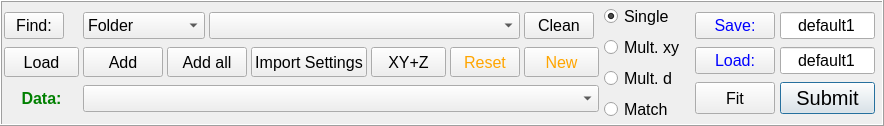
         <widget class="QFrame" name="frame_3">
          <property name="sizePolicy">
           <sizepolicy hsizetype="Preferred" vsizetype="Maximum">
            <horstretch>0</horstretch>
            <verstretch>0</verstretch>
           </sizepolicy>
          </property>
          <property name="minimumSize">
           <size>
            <width>0</width>
            <height>0</height>
           </size>
          </property>
          <property name="maximumSize">
           <size>
            <width>16777215</width>
            <height>200</height>
           </size>
          </property>
          <property name="font">
           <font>
            <family>Arial</family>
            <pointsize>12</pointsize>
           </font>
          </property>
          <property name="frameShape">
           <enum>QFrame::Box</enum>
          </property>
          <property name="frameShadow">
           <enum>QFrame::Raised</enum>
          </property>
          <layout class="QGridLayout" name="gridLayout_50">
           <property name="leftMargin">
            <number>2</number>
           </property>
           <property name="topMargin">
            <number>2</number>
           </property>
           <property name="rightMargin">
            <number>2</number>
           </property>
           <property name="bottomMargin">
            <number>2</number>
           </property>
           <property name="horizontalSpacing">
            <number>5</number>
           </property>
           <property name="verticalSpacing">
            <number>6</number>
           </property>
           <item row="0" column="14" rowspan="2">
            <widget class="QFrame" name="frame_4">
             <property name="sizePolicy">
              <sizepolicy hsizetype="Preferred" vsizetype="MinimumExpanding">
               <horstretch>0</horstretch>
               <verstretch>0</verstretch>
              </sizepolicy>
             </property>
             <property name="minimumSize">
              <size>
               <width>0</width>
               <height>0</height>
              </size>
             </property>
             <property name="maximumSize">
              <size>
               <width>270</width>
               <height>200</height>
              </size>
             </property>
             <property name="font">
              <font>
               <family>Arial</family>
               <pointsize>12</pointsize>
              </font>
             </property>
             <property name="frameShape">
              <enum>QFrame::NoFrame</enum>
             </property>
             <property name="frameShadow">
              <enum>QFrame::Raised</enum>
             </property>
             <layout class="QGridLayout" name="gridLayout_51">
              <property name="leftMargin">
               <number>5</number>
              </property>
              <property name="topMargin">
               <number>5</number>
              </property>
              <property name="rightMargin">
               <number>5</number>
              </property>
              <property name="bottomMargin">
               <number>5</number>
              </property>
              <property name="spacing">
               <number>5</number>
              </property>
              <item row="2" column="2" colspan="2">
               <widget class="QLineEdit" name="dataloadname">
                <property name="sizePolicy">
                 <sizepolicy hsizetype="Minimum" vsizetype="Fixed">
                  <horstretch>0</horstretch>
                  <verstretch>0</verstretch>
                 </sizepolicy>
                </property>
                <property name="maximumSize">
                 <size>
                  <width>95</width>
                  <height>16777215</height>
                 </size>
                </property>
                <property name="font">
                 <font>
                  <family>Arial</family>
                  <pointsize>12</pointsize>
                 </font>
                </property>
                <property name="text">
                 <string>default1</string>
                </property>
                <property name="alignment">
                 <set>Qt::AlignCenter</set>
                </property>
               </widget>
              </item>
              <item row="0" column="1">
               <widget class="QPushButton" name="saveButton">
                <property name="sizePolicy">
                 <sizepolicy hsizetype="Minimum" vsizetype="Fixed">
                  <horstretch>0</horstretch>
                  <verstretch>0</verstretch>
                 </sizepolicy>
                </property>
                <property name="minimumSize">
                 <size>
                  <width>0</width>
                  <height>0</height>
                 </size>
                </property>
                <property name="maximumSize">
                 <size>
                  <width>100</width>
                  <height>32</height>
                 </size>
                </property>
                <property name="font">
                 <font>
                  <family>Arial</family>
                  <pointsize>12</pointsize>
                 </font>
                </property>
                <property name="styleSheet">
                 <string notr="true">color: Blue</string>
                </property>
                <property name="text">
                 <string>Save:</string>
                </property>
                <property name="checkable">
                 <bool>false</bool>
                </property>
                <property name="autoDefault">
                 <bool>false</bool>
                </property>
                <property name="flat">
                 <bool>false</bool>
                </property>
               </widget>
              </item>
              <item row="2" column="1">
               <widget class="QPushButton" name="loadButton">
                <property name="sizePolicy">
                 <sizepolicy hsizetype="Minimum" vsizetype="Fixed">
                  <horstretch>0</horstretch>
                  <verstretch>0</verstretch>
                 </sizepolicy>
                </property>
                <property name="minimumSize">
                 <size>
                  <width>0</width>
                  <height>0</height>
                 </size>
                </property>
                <property name="maximumSize">
                 <size>
                  <width>100</width>
                  <height>32</height>
                 </size>
                </property>
                <property name="font">
                 <font>
                  <family>Arial</family>
                  <pointsize>12</pointsize>
                 </font>
                </property>
                <property name="styleSheet">
                 <string notr="true">color: Blue</string>
                </property>
                <property name="text">
                 <string>Load:</string>
                </property>
                <property name="autoDefault">
                 <bool>false</bool>
                </property>
               </widget>
              </item>
              <item row="3" column="1">
               <widget class="QPushButton" name="fitBtn">
                <property name="sizePolicy">
                 <sizepolicy hsizetype="Minimum" vsizetype="Minimum">
                  <horstretch>0</horstretch>
                  <verstretch>0</verstretch>
                 </sizepolicy>
                </property>
                <property name="minimumSize">
                 <size>
                  <width>0</width>
                  <height>0</height>
                 </size>
                </property>
                <property name="maximumSize">
                 <size>
                  <width>150</width>
                  <height>32</height>
                 </size>
                </property>
                <property name="font">
                 <font>
                  <family>Arial</family>
                  <pointsize>12</pointsize>
                  <weight>50</weight>
                  <italic>false</italic>
                  <bold>false</bold>
                  <stylestrategy>PreferDefault</stylestrategy>
                 </font>
                </property>
                <property name="styleSheet">
                 <string notr="true"/>
                </property>
                <property name="text">
                 <string>Fit</string>
                </property>
                <property name="autoDefault">
                 <bool>false</bool>
                </property>
                <property name="default">
                 <bool>false</bool>
                </property>
                <property name="flat">
                 <bool>false</bool>
                </property>
               </widget>
              </item>
              <item row="3" column="2" colspan="2">
               <widget class="QPushButton" name="submitButton">
                <property name="enabled">
                 <bool>true</bool>
                </property>
                <property name="sizePolicy">
                 <sizepolicy hsizetype="Minimum" vsizetype="Minimum">
                  <horstretch>0</horstretch>
                  <verstretch>0</verstretch>
                 </sizepolicy>
                </property>
                <property name="minimumSize">
                 <size>
                  <width>0</width>
                  <height>0</height>
                 </size>
                </property>
                <property name="maximumSize">
                 <size>
                  <width>120</width>
                  <height>32</height>
                 </size>
                </property>
                <property name="font">
                 <font>
                  <family>Arial</family>
                  <pointsize>15</pointsize>
                  <weight>50</weight>
                  <italic>false</italic>
                  <bold>false</bold>
                  <stylestrategy>PreferDefault</stylestrategy>
                  <kerning>true</kerning>
                 </font>
                </property>
                <property name="styleSheet">
                 <string notr="true"/>
                </property>
                <property name="text">
                 <string>Submit</string>
                </property>
                <property name="checkable">
                 <bool>false</bool>
                </property>
                <property name="checked">
                 <bool>false</bool>
                </property>
                <property name="autoDefault">
                 <bool>false</bool>
                </property>
                <property name="default">
                 <bool>true</bool>
                </property>
                <property name="flat">
                 <bool>false</bool>
                </property>
               </widget>
              </item>
              <item row="0" column="2" colspan="2">
               <widget class="QLineEdit" name="datasavename">
                <property name="sizePolicy">
                 <sizepolicy hsizetype="Minimum" vsizetype="Fixed">
                  <horstretch>0</horstretch>
                  <verstretch>0</verstretch>
                 </sizepolicy>
                </property>
                <property name="maximumSize">
                 <size>
                  <width>95</width>
                  <height>16777215</height>
                 </size>
                </property>
                <property name="font">
                 <font>
                  <family>Arial</family>
                  <pointsize>12</pointsize>
                 </font>
                </property>
                <property name="text">
                 <string>default1</string>
                </property>
                <property name="alignment">
                 <set>Qt::AlignCenter</set>
                </property>
               </widget>
              </item>
             </layout>
            </widget>
           </item>
           <item row="0" column="13" rowspan="2">
            <widget class="QFrame" name="frame_5">
             <property name="sizePolicy">
              <sizepolicy hsizetype="Preferred" vsizetype="Maximum">
               <horstretch>0</horstretch>
               <verstretch>0</verstretch>
              </sizepolicy>
             </property>
             <property name="minimumSize">
              <size>
               <width>0</width>
               <height>0</height>
              </size>
             </property>
             <property name="maximumSize">
              <size>
               <width>130</width>
               <height>200</height>
              </size>
             </property>
             <property name="font">
              <font>
               <family>Arial</family>
               <pointsize>12</pointsize>
              </font>
             </property>
             <property name="frameShape">
              <enum>QFrame::NoFrame</enum>
             </property>
             <property name="frameShadow">
              <enum>QFrame::Raised</enum>
             </property>
             <layout class="QGridLayout" name="gridLayout_52">
              <property name="leftMargin">
               <number>0</number>
              </property>
              <property name="topMargin">
               <number>0</number>
              </property>
              <property name="rightMargin">
               <number>0</number>
              </property>
              <property name="bottomMargin">
               <number>0</number>
              </property>
              <item row="3" column="0">
               <widget class="QRadioButton" name="radioButton_d">
                <property name="text">
                 <string>Mult. d</string>
                </property>
               </widget>
              </item>
              <item row="1" column="0">
               <widget class="QRadioButton" name="radioButton_single">
                <property name="text">
                 <string>Single</string>
                </property>
                <property name="checked">
                 <bool>true</bool>
                </property>
               </widget>
              </item>
              <item row="4" column="0">
               <widget class="QRadioButton" name="matchCheck">
                <property name="text">
                 <string>Match</string>
                </property>
               </widget>
              </item>
              <item row="2" column="0">
               <widget class="QRadioButton" name="radioButton_xy">
                <property name="text">
                 <string>Mult. xy</string>
                </property>
               </widget>
              </item>
             </layout>
            </widget>
           </item>
           <item row="0" column="11" rowspan="2">
            <widget class="QFrame" name="frame_6">
             <property name="sizePolicy">
              <sizepolicy hsizetype="Preferred" vsizetype="MinimumExpanding">
               <horstretch>0</horstretch>
               <verstretch>0</verstretch>
              </sizepolicy>
             </property>
             <property name="minimumSize">
              <size>
               <width>375</width>
               <height>70</height>
              </size>
             </property>
             <property name="maximumSize">
              <size>
               <width>2500</width>
               <height>16777215</height>
              </size>
             </property>
             <property name="font">
              <font>
               <family>Arial</family>
               <pointsize>12</pointsize>
              </font>
             </property>
             <property name="frameShape">
              <enum>QFrame::NoFrame</enum>
             </property>
             <property name="frameShadow">
              <enum>QFrame::Raised</enum>
             </property>
             <layout class="QGridLayout" name="gridLayout_53">
              <property name="leftMargin">
               <number>0</number>
              </property>
              <property name="topMargin">
               <number>0</number>
              </property>
              <property name="rightMargin">
               <number>0</number>
              </property>
              <property name="bottomMargin">
               <number>0</number>
              </property>
              <property name="horizontalSpacing">
               <number>4</number>
              </property>
              <property name="verticalSpacing">
               <number>0</number>
              </property>
              <item row="0" column="0">
               <widget class="QPushButton" name="selectButton">
                <property name="minimumSize">
                 <size>
                  <width>0</width>
                  <height>0</height>
                 </size>
                </property>
                <property name="maximumSize">
                 <size>
                  <width>60</width>
                  <height>30</height>
                 </size>
                </property>
                <property name="font">
                 <font>
                  <family>Arial</family>
                  <pointsize>12</pointsize>
                 </font>
                </property>
                <property name="text">
                 <string>Find:</string>
                </property>
                <property name="autoDefault">
                 <bool>false</bool>
                </property>
               </widget>
              </item>
              <item row="1" column="11">
               <widget class="QPushButton" name="xyzmakerButton">
                <property name="sizePolicy">
                 <sizepolicy hsizetype="Expanding" vsizetype="Fixed">
                  <horstretch>0</horstretch>
                  <verstretch>0</verstretch>
                 </sizepolicy>
                </property>
                <property name="minimumSize">
                 <size>
                  <width>0</width>
                  <height>0</height>
                 </size>
                </property>
                <property name="maximumSize">
                 <size>
                  <width>75</width>
                  <height>32</height>
                 </size>
                </property>
                <property name="font">
                 <font>
                  <family>Arial</family>
                  <pointsize>12</pointsize>
                 </font>
                </property>
                <property name="toolTip">
                 <string>Click to make 3D data from multiple 2D</string>
                </property>
                <property name="text">
                 <string>XY+Z</string>
                </property>
                <property name="autoDefault">
                 <bool>false</bool>
                </property>
               </widget>
              </item>
              <item row="1" column="4" colspan="7">
               <widget class="QPushButton" name="impOptionsBtn">
                <property name="sizePolicy">
                 <sizepolicy hsizetype="Preferred" vsizetype="Fixed">
                  <horstretch>0</horstretch>
                  <verstretch>0</verstretch>
                 </sizepolicy>
                </property>
                <property name="minimumSize">
                 <size>
                  <width>0</width>
                  <height>0</height>
                 </size>
                </property>
                <property name="maximumSize">
                 <size>
                  <width>2500</width>
                  <height>32</height>
                 </size>
                </property>
                <property name="font">
                 <font>
                  <family>Arial</family>
                  <pointsize>12</pointsize>
                 </font>
                </property>
                <property name="toolTip">
                 <string>Click to Edit Import Options</string>
                </property>
                <property name="text">
                 <string>Import Settings</string>
                </property>
                <property name="autoDefault">
                 <bool>false</bool>
                </property>
               </widget>
              </item>
              <item row="1" column="12">
               <widget class="QPushButton" name="resetButton">
                <property name="maximumSize">
                 <size>
                  <width>70</width>
                  <height>32</height>
                 </size>
                </property>
                <property name="font">
                 <font>
                  <family>Arial</family>
                  <pointsize>12</pointsize>
                 </font>
                </property>
                <property name="toolTip">
                 <string>Clean data input</string>
                </property>
                <property name="styleSheet">
                 <string notr="true">color: orange</string>
                </property>
                <property name="text">
                 <string>Reset</string>
                </property>
                <property name="autoDefault">
                 <bool>false</bool>
                </property>
               </widget>
              </item>
              <item row="1" column="13">
               <widget class="QPushButton" name="newButton">
                <property name="sizePolicy">
                 <sizepolicy hsizetype="MinimumExpanding" vsizetype="Fixed">
                  <horstretch>0</horstretch>
                  <verstretch>0</verstretch>
                 </sizepolicy>
                </property>
                <property name="maximumSize">
                 <size>
                  <width>75</width>
                  <height>32</height>
                 </size>
                </property>
                <property name="font">
                 <font>
                  <family>Arial</family>
                  <pointsize>12</pointsize>
                  <weight>50</weight>
                  <italic>false</italic>
                  <bold>false</bold>
                  <underline>false</underline>
                  <kerning>false</kerning>
                 </font>
                </property>
                <property name="styleSheet">
                 <string notr="true">color: orange</string>
                </property>
                <property name="text">
                 <string>New</string>
                </property>
                <property name="autoDefault">
                 <bool>false</bool>
                </property>
               </widget>
              </item>
              <item row="2" column="0">
               <widget class="QLabel" name="ylb">
                <property name="maximumSize">
                 <size>
                  <width>75</width>
                  <height>16777215</height>
                 </size>
                </property>
                <property name="font">
                 <font>
                  <family>Arial</family>
                  <pointsize>12</pointsize>
                  <weight>75</weight>
                  <bold>true</bold>
                 </font>
                </property>
                <property name="styleSheet">
                 <string notr="true">color: Green</string>
                </property>
                <property name="text">
                 <string>Data:</string>
                </property>
                <property name="alignment">
                 <set>Qt::AlignCenter</set>
                </property>
               </widget>
              </item>
              <item row="0" column="13">
               <widget class="QPushButton" name="cleanButton">
                <property name="sizePolicy">
                 <sizepolicy hsizetype="Minimum" vsizetype="Fixed">
                  <horstretch>0</horstretch>
                  <verstretch>0</verstretch>
                 </sizepolicy>
                </property>
                <property name="minimumSize">
                 <size>
                  <width>0</width>
                  <height>0</height>
                 </size>
                </property>
                <property name="maximumSize">
                 <size>
                  <width>70</width>
                  <height>32</height>
                 </size>
                </property>
                <property name="font">
                 <font>
                  <family>Arial</family>
                  <pointsize>12</pointsize>
                 </font>
                </property>
                <property name="toolTip">
                 <string>Click to make 3D data from multiple 2D</string>
                </property>
                <property name="text">
                 <string>Clean</string>
                </property>
                <property name="autoDefault">
                 <bool>false</bool>
                </property>
               </widget>
              </item>
              <item row="2" column="1" colspan="13">
               <widget class="QComboBox" name="dataBox">
                <property name="sizePolicy">
                 <sizepolicy hsizetype="Expanding" vsizetype="Fixed">
                  <horstretch>0</horstretch>
                  <verstretch>0</verstretch>
                 </sizepolicy>
                </property>
                <property name="maximumSize">
                 <size>
                  <width>2500</width>
                  <height>16777215</height>
                 </size>
                </property>
                <property name="font">
                 <font>
                  <family>Arial</family>
                  <pointsize>12</pointsize>
                 </font>
                </property>
               </widget>
              </item>
              <item row="1" column="0">
               <widget class="QPushButton" name="refreshButton">
                <property name="maximumSize">
                 <size>
                  <width>75</width>
                  <height>30</height>
                 </size>
                </property>
                <property name="font">
                 <font>
                  <family>Arial</family>
                  <pointsize>12</pointsize>
                 </font>
                </property>
                <property name="toolTip">
                 <string>Clean and add current</string>
                </property>
                <property name="text">
                 <string>Load</string>
                </property>
                <property name="autoDefault">
                 <bool>false</bool>
                </property>
               </widget>
              </item>
              <item row="1" column="1">
               <widget class="QPushButton" name="addButton">
                <property name="maximumSize">
                 <size>
                  <width>125</width>
                  <height>30</height>
                 </size>
                </property>
                <property name="font">
                 <font>
                  <family>Arial</family>
                  <pointsize>12</pointsize>
                 </font>
                </property>
                <property name="toolTip">
                 <string>Add without cleaning</string>
                </property>
                <property name="text">
                 <string>Add</string>
                </property>
                <property name="autoDefault">
                 <bool>false</bool>
                </property>
               </widget>
              </item>
              <item row="1" column="2" colspan="2">
               <widget class="QPushButton" name="addallButton">
                <property name="maximumSize">
                 <size>
                  <width>175</width>
                  <height>30</height>
                 </size>
                </property>
                <property name="font">
                 <font>
                  <family>Arial</family>
                  <pointsize>12</pointsize>
                 </font>
                </property>
                <property name="toolTip">
                 <string>Add all without cleaning</string>
                </property>
                <property name="text">
                 <string>Add all</string>
                </property>
                <property name="autoDefault">
                 <bool>false</bool>
                </property>
               </widget>
              </item>
              <item row="0" column="1" colspan="2">
               <widget class="QComboBox" name="addmode">
                <property name="sizePolicy">
                 <sizepolicy hsizetype="Minimum" vsizetype="Fixed">
                  <horstretch>0</horstretch>
                  <verstretch>0</verstretch>
                 </sizepolicy>
                </property>
                <property name="minimumSize">
                 <size>
                  <width>85</width>
                  <height>0</height>
                 </size>
                </property>
                <property name="maximumSize">
                 <size>
                  <width>950</width>
                  <height>16777215</height>
                 </size>
                </property>
                <property name="font">
                 <font>
                  <family>Arial</family>
                  <pointsize>12</pointsize>
                 </font>
                </property>
                <item>
                 <property name="text">
                  <string>Folder</string>
                 </property>
                </item>
                <item>
                 <property name="text">
                  <string>Folders</string>
                 </property>
                </item>
                <item>
                 <property name="text">
                  <string>Files</string>
                 </property>
                </item>
               </widget>
              </item>
              <item row="0" column="3" colspan="10">
               <widget class="QComboBox" name="filesLoc">
                <property name="sizePolicy">
                 <sizepolicy hsizetype="Expanding" vsizetype="Fixed">
                  <horstretch>0</horstretch>
                  <verstretch>0</verstretch>
                 </sizepolicy>
                </property>
                <property name="maximumSize">
                 <size>
                  <width>2500</width>
                  <height>16777215</height>
                 </size>
                </property>
                <property name="font">
                 <font>
                  <family>Arial</family>
                  <pointsize>12</pointsize>
                 </font>
                </property>
               </widget>
              </item>
             </layout>
            </widget>
           </item>
          </layout>
         </widget>
